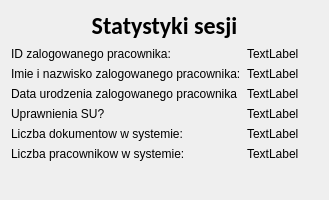
<?xml version="1.0" encoding="UTF-8"?>
<ui version="4.0">
 <class>statystyki_form</class>
 <widget class="QWidget" name="statystyki_form">
  <property name="geometry">
   <rect>
    <x>0</x>
    <y>0</y>
    <width>329</width>
    <height>200</height>
   </rect>
  </property>
  <property name="windowTitle">
   <string>Statystyki sesji</string>
  </property>
  <layout class="QFormLayout" name="formLayout">
   <item row="0" column="0" colspan="2">
    <widget class="QLabel" name="statystykiSesji_label">
     <property name="font">
      <font>
       <family>Calibri</family>
       <pointsize>18</pointsize>
       <weight>75</weight>
       <bold>true</bold>
      </font>
     </property>
     <property name="text">
      <string>Statystyki sesji</string>
     </property>
     <property name="alignment">
      <set>Qt::AlignCenter</set>
     </property>
    </widget>
   </item>
   <item row="1" column="0">
    <widget class="QLabel" name="ID_label">
     <property name="text">
      <string>ID zalogowanego pracownika: </string>
     </property>
    </widget>
   </item>
   <item row="1" column="1">
    <widget class="QLabel" name="IDtext_label">
     <property name="text">
      <string>TextLabel</string>
     </property>
    </widget>
   </item>
   <item row="2" column="0">
    <widget class="QLabel" name="imieNazwisko_label">
     <property name="text">
      <string>Imie i nazwisko zalogowanego pracownika:</string>
     </property>
    </widget>
   </item>
   <item row="2" column="1">
    <widget class="QLabel" name="imieNazwiskoText_label">
     <property name="text">
      <string>TextLabel</string>
     </property>
    </widget>
   </item>
   <item row="3" column="0">
    <widget class="QLabel" name="data_label">
     <property name="text">
      <string>Data urodzenia zalogowanego pracownika</string>
     </property>
    </widget>
   </item>
   <item row="3" column="1">
    <widget class="QLabel" name="dataText_label">
     <property name="text">
      <string>TextLabel</string>
     </property>
    </widget>
   </item>
   <item row="4" column="0">
    <widget class="QLabel" name="su_label">
     <property name="text">
      <string>Uprawnienia SU?</string>
     </property>
    </widget>
   </item>
   <item row="4" column="1">
    <widget class="QLabel" name="suText_label">
     <property name="text">
      <string>TextLabel</string>
     </property>
    </widget>
   </item>
   <item row="5" column="0">
    <widget class="QLabel" name="liczbaDokumentow_label">
     <property name="text">
      <string>Liczba dokumentow w systemie:</string>
     </property>
    </widget>
   </item>
   <item row="5" column="1">
    <widget class="QLabel" name="liczbaDokumentowText_label">
     <property name="text">
      <string>TextLabel</string>
     </property>
    </widget>
   </item>
   <item row="6" column="0">
    <widget class="QLabel" name="liczbaPracownikow_label">
     <property name="text">
      <string>Liczba pracownikow w systemie:</string>
     </property>
    </widget>
   </item>
   <item row="6" column="1">
    <widget class="QLabel" name="liczbaPracownikowText_label">
     <property name="text">
      <string>TextLabel</string>
     </property>
    </widget>
   </item>
  </layout>
 </widget>
 <resources/>
 <connections/>
</ui>
